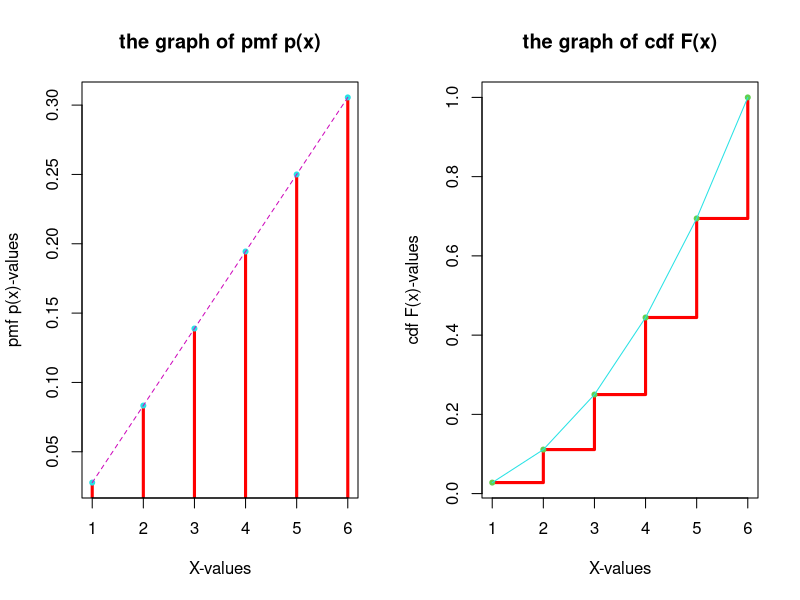

Write R code to recreate this figure.
x=c(1,2,3,4,5,6)
x
p_of_x=c(1/36,3/36,5/36,7/36,9/36,11/36)
p_of_x
F_of_x=cumsum(p_of_x)
F_of_x
disttable1=rbind(x,p_of_x,F_of_x)
disttable1
Aprx_distrtable1=round(disttable1,4)
Aprx_distrtable1
disttable2=cbind(x,p_of_x,F_of_x)
disttable2
Aprx_distrtable2=round(disttable2,4)
Aprx_distrtable2
P25=sum(p_of_x[which(x>2&x<5)])
P25
P3= sum(p_of_x[which(x>3)])
P3
P4=sum(p_of_x[which(x<4)])
P4
P_4=sum(p_of_x[which(x<=4)])
P_4
P_3= sum(p_of_x[which(x>=3)])
P_3
P_25=sum(p_of_x[which(x>=2 & x<=5)])
P_25
P2_5= sum(p_of_x[which(x>=2 & x<5)])
P2_5
P.25= sum(p_of_x[which(x>2 & x<=5)])
P.25
Mean_of_x=sum(x*p_of_x)
Mean_of_x
Mean_of_x=weighted.mean(x,p_of_x)
Mean_of_x
Mean_square_of_x=sum(x^2*p_of_x)
Mean_square_of_x
Mean_square_of_x= weighted.mean(x^2,p_of_x)
Mean_square_of_x
Variance_of_x= sum(x^2*p_of_x)-sum(x*p_of_x)^2
Variance_of_x
Standard_deviation_of_x=sqrt(Variance_of_x)
Standard_deviation_of_x
par(mfrow=c(1,2))
pmf=plot(x,p_of_x,type="h" ,col="red",main="the graph of pmf p(x)", xlab="X-values",ylab="pmf p(x)-values", lwd=3)
points(p_of_x, col=5,pch=20)
lines(p_of_x,col=6,lty=2)
cdf=plot(x,F_of_x, type="s" ,col="red",main="the graph of cdf F(x)", xlab="X-values",ylab="cdf F(x)-values",lwd=3)
points(F_of_x, col=3,pch=20)
lines(F_of_x,col=5,lty=1)